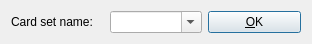
<?xml version="1.0" encoding="UTF-8"?>
<ui version="4.0">
 <class>CardSetNameDlg</class>
 <widget class="QDialog" name="CardSetNameDlg">
  <property name="geometry">
   <rect>
    <x>0</x>
    <y>0</y>
    <width>312</width>
    <height>36</height>
   </rect>
  </property>
  <property name="windowTitle">
   <string>Card set name</string>
  </property>
  <layout class="QVBoxLayout" name="verticalLayout">
   <item>
    <layout class="QHBoxLayout" name="horizontalLayout">
     <item>
      <widget class="QLabel" name="label">
       <property name="text">
        <string>Card set name:</string>
       </property>
      </widget>
     </item>
     <item>
      <widget class="QComboBox" name="set_name">
       <property name="editable">
        <bool>true</bool>
       </property>
      </widget>
     </item>
     <item>
      <widget class="QPushButton" name="ok_button">
       <property name="text">
        <string>&amp;OK</string>
       </property>
       <property name="default">
        <bool>true</bool>
       </property>
      </widget>
     </item>
    </layout>
   </item>
  </layout>
 </widget>
 <resources/>
 <connections>
  <connection>
   <sender>ok_button</sender>
   <signal>clicked()</signal>
   <receiver>CardSetNameDlg</receiver>
   <slot>accept()</slot>
   <hints>
    <hint type="sourcelabel">
     <x>250</x>
     <y>17</y>
    </hint>
    <hint type="destinationlabel">
     <x>139</x>
     <y>17</y>
    </hint>
   </hints>
  </connection>
  <connection>
   <sender>set_name</sender>
   <signal>editTextChanged(QString)</signal>
   <receiver>CardSetNameDlg</receiver>
   <slot>text_changed()</slot>
   <hints>
    <hint type="sourcelabel">
     <x>156</x>
     <y>17</y>
    </hint>
    <hint type="destinationlabel">
     <x>155</x>
     <y>17</y>
    </hint>
   </hints>
  </connection>
 </connections>
</ui>
